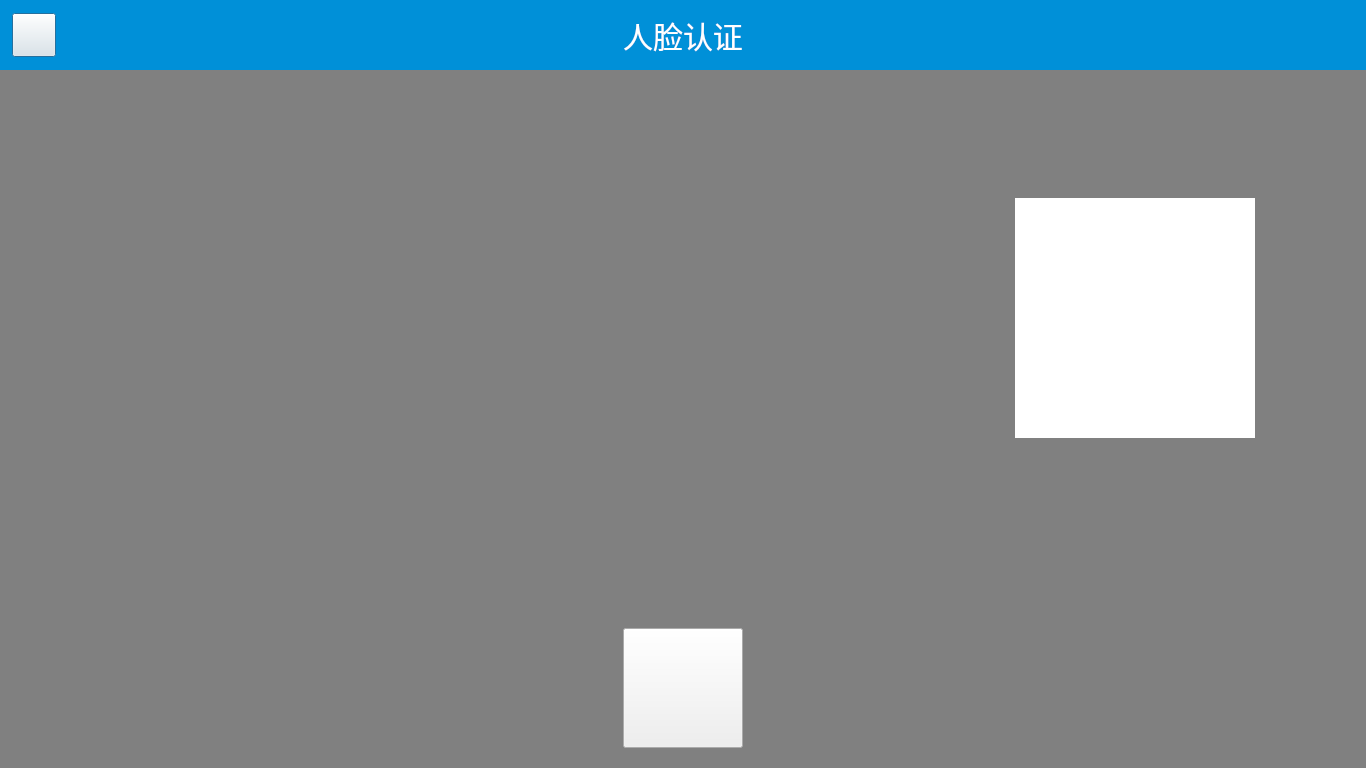
<?xml version="1.0" encoding="UTF-8"?>
<ui version="4.0">
 <class>IdentifyDlg</class>
 <widget class="QDialog" name="IdentifyDlg">
  <property name="geometry">
   <rect>
    <x>0</x>
    <y>0</y>
    <width>1366</width>
    <height>768</height>
   </rect>
  </property>
  <property name="windowTitle">
   <string>IdentifyDlg</string>
  </property>
  <property name="styleSheet">
   <string notr="true">#wgt_title{
background:rgb(0, 144, 216);
}
#wgt_main{
background:gray;
}</string>
  </property>
  <layout class="QVBoxLayout" name="verticalLayout">
   <property name="spacing">
    <number>0</number>
   </property>
   <property name="leftMargin">
    <number>0</number>
   </property>
   <property name="topMargin">
    <number>0</number>
   </property>
   <property name="rightMargin">
    <number>0</number>
   </property>
   <property name="bottomMargin">
    <number>0</number>
   </property>
   <item>
    <widget class="QWidget" name="wgt_title" native="true">
     <property name="minimumSize">
      <size>
       <width>0</width>
       <height>70</height>
      </size>
     </property>
     <property name="maximumSize">
      <size>
       <width>16777215</width>
       <height>70</height>
      </size>
     </property>
     <property name="styleSheet">
      <string notr="true">#btn_return{
	border-image: url(:/AIOViewer/Resources/return.png);
}
#lbl_title{
font-family:&quot;微软雅黑&quot;;
font-size:30px;
color:white;
}</string>
     </property>
     <layout class="QHBoxLayout" name="horizontalLayout">
      <property name="spacing">
       <number>0</number>
      </property>
      <property name="leftMargin">
       <number>12</number>
      </property>
      <property name="topMargin">
       <number>0</number>
      </property>
      <property name="rightMargin">
       <number>56</number>
      </property>
      <property name="bottomMargin">
       <number>0</number>
      </property>
      <item>
       <widget class="QPushButton" name="btn_return">
        <property name="minimumSize">
         <size>
          <width>44</width>
          <height>44</height>
         </size>
        </property>
        <property name="maximumSize">
         <size>
          <width>44</width>
          <height>44</height>
         </size>
        </property>
        <property name="text">
         <string/>
        </property>
       </widget>
      </item>
      <item>
       <widget class="QLabel" name="lbl_title">
        <property name="text">
         <string>人脸认证</string>
        </property>
        <property name="alignment">
         <set>Qt::AlignCenter</set>
        </property>
       </widget>
      </item>
     </layout>
    </widget>
   </item>
   <item>
    <widget class="QWidget" name="wgt_main" native="true">
     <layout class="QVBoxLayout" name="verticalLayout_2">
      <property name="spacing">
       <number>30</number>
      </property>
      <property name="leftMargin">
       <number>20</number>
      </property>
      <property name="topMargin">
       <number>20</number>
      </property>
      <property name="rightMargin">
       <number>20</number>
      </property>
      <property name="bottomMargin">
       <number>20</number>
      </property>
      <item>
       <layout class="QHBoxLayout" name="horizontalLayout_2" stretch="2,1">
        <property name="spacing">
         <number>60</number>
        </property>
        <item>
         <widget class="QLabel" name="lbl_collect">
          <property name="minimumSize">
           <size>
            <width>240</width>
            <height>240</height>
           </size>
          </property>
          <property name="styleSheet">
           <string notr="true"/>
          </property>
          <property name="text">
           <string/>
          </property>
         </widget>
        </item>
        <item>
         <widget class="QWidget" name="widget" native="true">
          <layout class="QGridLayout" name="gridLayout">
           <item row="0" column="0">
            <widget class="QLabel" name="lbl_collect_2">
             <property name="minimumSize">
              <size>
               <width>240</width>
               <height>240</height>
              </size>
             </property>
             <property name="maximumSize">
              <size>
               <width>240</width>
               <height>240</height>
              </size>
             </property>
             <property name="styleSheet">
              <string notr="true">background-color: rgb(255, 255, 255);</string>
             </property>
             <property name="text">
              <string/>
             </property>
            </widget>
           </item>
          </layout>
         </widget>
        </item>
       </layout>
      </item>
      <item>
       <widget class="QLabel" name="lbl_tips">
        <property name="sizePolicy">
         <sizepolicy hsizetype="Preferred" vsizetype="Fixed">
          <horstretch>0</horstretch>
          <verstretch>0</verstretch>
         </sizepolicy>
        </property>
        <property name="styleSheet">
         <string notr="true">font-family:&quot;微软雅黑&quot;;
font-size:18px;
color:#FFF;</string>
        </property>
        <property name="text">
         <string/>
        </property>
        <property name="alignment">
         <set>Qt::AlignCenter</set>
        </property>
       </widget>
      </item>
      <item alignment="Qt::AlignHCenter">
       <widget class="SuperButton" name="btn_collect">
        <property name="minimumSize">
         <size>
          <width>120</width>
          <height>120</height>
         </size>
        </property>
        <property name="maximumSize">
         <size>
          <width>120</width>
          <height>120</height>
         </size>
        </property>
        <property name="text">
         <string/>
        </property>
       </widget>
      </item>
     </layout>
    </widget>
   </item>
  </layout>
 </widget>
 <layoutdefault spacing="6" margin="11"/>
 <customwidgets>
  <customwidget>
   <class>SuperButton</class>
   <extends>QPushButton</extends>
   <header>SuperButton.h</header>
  </customwidget>
 </customwidgets>
 <resources>
  <include location="AIOViewer.qrc"/>
 </resources>
 <connections/>
</ui>
